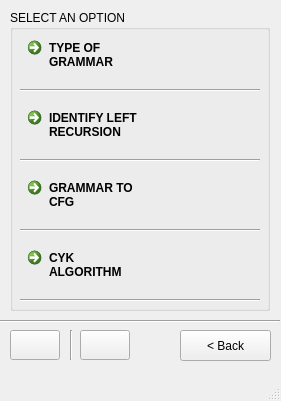
<?xml version="1.0" encoding="UTF-8"?>
<ui version="4.0">
 <class>MainWindow</class>
 <widget class="QMainWindow" name="MainWindow">
  <property name="geometry">
   <rect>
    <x>0</x>
    <y>0</y>
    <width>281</width>
    <height>401</height>
   </rect>
  </property>
  <property name="windowTitle">
   <string>MainWindow</string>
  </property>
  <widget class="QWidget" name="centralwidget">
   <widget class="QGroupBox" name="OptionBox">
    <property name="geometry">
     <rect>
      <x>10</x>
      <y>10</y>
      <width>260</width>
      <height>301</height>
     </rect>
    </property>
    <property name="title">
     <string>SELECT AN OPTION</string>
    </property>
    <widget class="QCommandLinkButton" name="AutButton">
     <property name="geometry">
      <rect>
       <x>10</x>
       <y>20</y>
       <width>240</width>
       <height>51</height>
      </rect>
     </property>
     <property name="toolTip">
      <string>AUTOMATA</string>
     </property>
     <property name="styleSheet">
      <string notr="true"/>
     </property>
     <property name="text">
      <string>TYPE OF
GRAMMAR</string>
     </property>
    </widget>
    <widget class="Line" name="line">
     <property name="geometry">
      <rect>
       <x>10</x>
       <y>70</y>
       <width>240</width>
       <height>21</height>
      </rect>
     </property>
     <property name="orientation">
      <enum>Qt::Horizontal</enum>
     </property>
    </widget>
    <widget class="Line" name="line_4">
     <property name="geometry">
      <rect>
       <x>10</x>
       <y>140</y>
       <width>240</width>
       <height>21</height>
      </rect>
     </property>
     <property name="orientation">
      <enum>Qt::Horizontal</enum>
     </property>
    </widget>
    <widget class="QCommandLinkButton" name="AutButton_2">
     <property name="geometry">
      <rect>
       <x>10</x>
       <y>90</y>
       <width>240</width>
       <height>51</height>
      </rect>
     </property>
     <property name="toolTip">
      <string>AUTOMATA</string>
     </property>
     <property name="styleSheet">
      <string notr="true"/>
     </property>
     <property name="text">
      <string>IDENTIFY LEFT
RECURSION</string>
     </property>
    </widget>
    <widget class="Line" name="line_9">
     <property name="geometry">
      <rect>
       <x>10</x>
       <y>210</y>
       <width>240</width>
       <height>21</height>
      </rect>
     </property>
     <property name="orientation">
      <enum>Qt::Horizontal</enum>
     </property>
    </widget>
    <widget class="QCommandLinkButton" name="AutButton_3">
     <property name="geometry">
      <rect>
       <x>10</x>
       <y>160</y>
       <width>240</width>
       <height>51</height>
      </rect>
     </property>
     <property name="toolTip">
      <string>AUTOMATA</string>
     </property>
     <property name="styleSheet">
      <string notr="true"/>
     </property>
     <property name="text">
      <string>GRAMMAR TO
CFG</string>
     </property>
    </widget>
    <widget class="QCommandLinkButton" name="AutButton_4">
     <property name="geometry">
      <rect>
       <x>10</x>
       <y>230</y>
       <width>240</width>
       <height>51</height>
      </rect>
     </property>
     <property name="toolTip">
      <string>AUTOMATA</string>
     </property>
     <property name="styleSheet">
      <string notr="true"/>
     </property>
     <property name="text">
      <string>CYK
ALGORITHM</string>
     </property>
    </widget>
    <widget class="Line" name="line_12">
     <property name="geometry">
      <rect>
       <x>10</x>
       <y>280</y>
       <width>240</width>
       <height>21</height>
      </rect>
     </property>
     <property name="orientation">
      <enum>Qt::Horizontal</enum>
     </property>
    </widget>
   </widget>
   <widget class="QPushButton" name="pushButton">
    <property name="geometry">
     <rect>
      <x>180</x>
      <y>330</y>
      <width>91</width>
      <height>31</height>
     </rect>
    </property>
    <property name="text">
     <string>&lt; Back</string>
    </property>
   </widget>
   <widget class="Line" name="line_2">
    <property name="geometry">
     <rect>
      <x>0</x>
      <y>320</y>
      <width>280</width>
      <height>3</height>
     </rect>
    </property>
    <property name="orientation">
     <enum>Qt::Horizontal</enum>
    </property>
   </widget>
   <widget class="Line" name="line_3">
    <property name="geometry">
     <rect>
      <x>70</x>
      <y>330</y>
      <width>3</width>
      <height>30</height>
     </rect>
    </property>
    <property name="orientation">
     <enum>Qt::Vertical</enum>
    </property>
   </widget>
   <widget class="QPushButton" name="MoreButton">
    <property name="geometry">
     <rect>
      <x>80</x>
      <y>330</y>
      <width>50</width>
      <height>30</height>
     </rect>
    </property>
    <property name="styleSheet">
     <string notr="true">font: 75 10pt &quot;MS Shell Dlg 2&quot;;
color: rgb(0, 0, 255);</string>
    </property>
    <property name="text">
     <string/>
    </property>
    <property name="icon">
     <iconset resource="MoreInfoIcon.qrc">
      <normaloff>:/Images/MoreInfo.png</normaloff>:/Images/MoreInfo.png</iconset>
    </property>
    <property name="iconSize">
     <size>
      <width>25</width>
      <height>25</height>
     </size>
    </property>
   </widget>
   <widget class="QPushButton" name="HelpButton">
    <property name="geometry">
     <rect>
      <x>10</x>
      <y>330</y>
      <width>50</width>
      <height>30</height>
     </rect>
    </property>
    <property name="styleSheet">
     <string notr="true">font: 75 11pt &quot;MS Shell Dlg 2&quot;;
color: rgb(85, 0, 127);</string>
    </property>
    <property name="text">
     <string/>
    </property>
    <property name="icon">
     <iconset resource="HelpIcon.qrc">
      <normaloff>:/Images/Help.png</normaloff>:/Images/Help.png</iconset>
    </property>
    <property name="iconSize">
     <size>
      <width>44</width>
      <height>26</height>
     </size>
    </property>
   </widget>
  </widget>
  <widget class="QMenuBar" name="menubar">
   <property name="geometry">
    <rect>
     <x>0</x>
     <y>0</y>
     <width>281</width>
     <height>21</height>
    </rect>
   </property>
  </widget>
  <widget class="QStatusBar" name="statusbar"/>
 </widget>
 <resources>
  <include location="MoreInfoIcon.qrc"/>
  <include location="HelpIcon.qrc"/>
 </resources>
 <connections/>
</ui>
